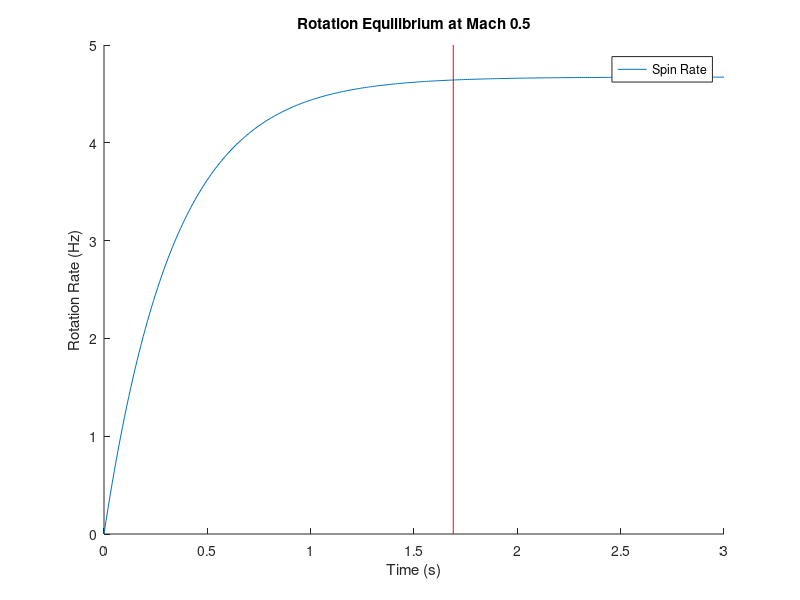

This figure's MATLAB source:
%Code for Spinning Things
clear; %clear variables
clc; %clear command window

%Variables:
degrees = 1; %angle of attack of fins in degrees
machno = 0.5; %machnumber of the flow at the instant
finwidth = 6; %width of fin in in
finlength = 12; %width of fin in in
triangle = true; %specify fins as triangular (changes cp location)
% degrees=input('At what angle should the fins be canted?\n');
% machno=input('What is the rocket velocity (mach number)?\n');
% finwidth=input('What width (outward) should the fins be (in)?\n');
% finlength=input('What length (along body) should the fins be (in)?\n');
% triangle=input('Rectangle configuration? [''Y''/''N'']: ');
% if triangle=='Y'
%     triangle=false;
% else
%     triangle=true;
% end

%Quasi-Variables;
airdensity = 1.2; %define air density (1.225kg/m^3)
numberofsteps = 300; %defines timesteps (#/100 is seconds seen on graph)
rktdiam = 4; %rocket diameter (4in)
speedofsound = 343; %speed of sound at 20C dry air (343m/s)

%Constants:
inertia = 0.317961677; %rocket inertia in kg*m^2 (0.317961677kg*m^2)
timestep = 0.01; %timestep interval (0.01s)

%Calculated Values:
finwidthm = finwidth*.0254; %convert fin width to m
finlengthm = finlength*.0254; %convert fin length to m
rktradiusm = rktdiam/2*.0254; %convert rocket diameter to its radius in m
speed = machno*speedofsound; %converts mach number to speed in m/s

%Other Initializations:
ohmega = zeros(1,numberofsteps+1); %initializes size for matrix


if triangle==true
    cp = finwidthm*1/3; %center of pressure of triangle
else
    cp = finwidthm*1/2; %center of pressure of rectangle
end
momentrad = cp+rktradiusm; %calculate the radius that the moment is acting on
theta = degrees*pi/180; %find initial angle in radians
xvel = speed*cos(theta); %define x velocity
yvel = speed*sin(theta); %define y velocity
eqspinspd = abs(speedofsound*machno*sin(theta)/momentrad/2/pi) %spinspeed in Hz (converted via 2PI()
finarea=3*finwidthm*finlengthm; %all area for calculating moment
ohmega(1) = 0; %initialize the spin at 0.
for n = 1:numberofsteps
    cd = 1.28*cos(theta); %cd of the plate for damping, will change
    cl = 2*pi*theta; %coeficient of lift for flat plate
    moment = (cl*finarea*airdensity*speed^2)/2 * momentrad; %moment about the longitudinal axis of the rocket caused by the lift of the fins
    dampingmoment = (cd*finarea*airdensity*(ohmega(n)*momentrad)^2)/2 *momentrad; %moment caused by damping of the fins - this needs to be updated to include skin friction
    alpha = (moment-dampingmoment)/inertia; %calculate angular acceleration in radians per second
    ohmega(n+1) = ohmega(n) + alpha*timestep; %find the new spin speed by integrating numerically
    yvelmod= yvel - ohmega(n+1)*momentrad; %find modified y velocity due to the spin rate
    theta = atan(yvelmod/xvel); %recalculate the angle of attack based on spin speed
end

ohmega = ohmega/2/pi; %convert radians/s to Hz
ninetynine=0.99*eqspinspd;
for n=1:numberofsteps
    if ohmega(n)<=ninetynine
        ninetynine_pnt=n;
    end
end

fig=figure;
hax=axes;
time = 0:timestep:numberofsteps*timestep; % provide an X axis for the graph
hold on
plot(time, ohmega)%provide a Y axis for the graph
SP=ninetynine_pnt/100; %point at which equilibrium spin is at 99%
line([SP SP],get(hax,'YLim'),'Color',[1 0 0])
legend('Spin Rate')
xlabel('Time (s)')
ylabel('Rotation Rate (Hz)')
title('Rotation Equilibrium at Mach 0.5')